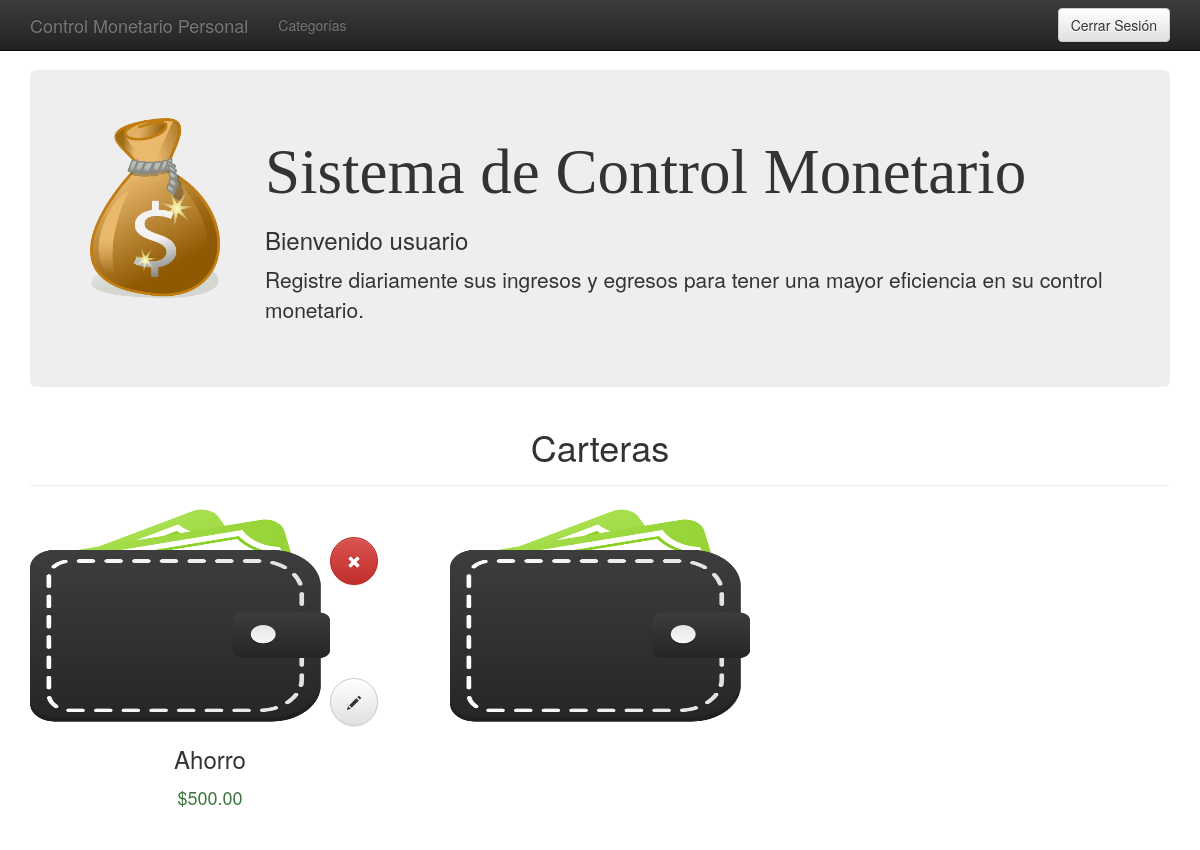
Before: /principal.php (signed in) with the older database file.
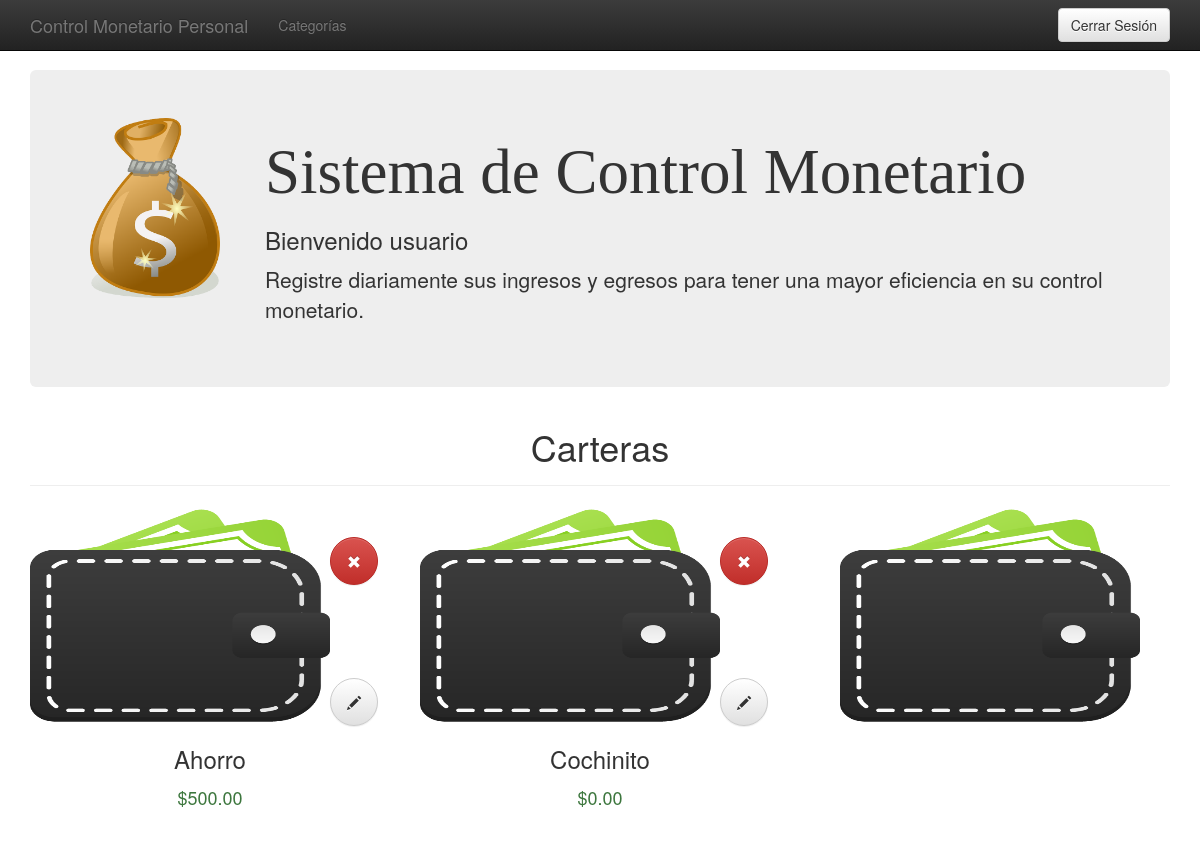
After: the same page with the newer database file.
### tables this page shows
CREATE TABLE IF NOT EXISTS `tblcartera` (
`id` int(11) NOT NULL,
  `nombre` varchar(255) NOT NULL,
  `activo` int(11) NOT NULL DEFAULT '1',
  `idUsuario` int(11) NOT NULL
);

### Principal.php (the view, shortened to what this page needs)
<html lang="en"><head><meta http-equiv="Content-Type" content="text/html; charset=UTF-8">
    <link rel="stylesheet" href="css/bootstrap.css" />
    <link rel="stylesheet" href="css/dataTables.tableTools.min.css" />
    <link rel="stylesheet" href="css/dataTables.bootstrap.css" />
    <link rel="stylesheet" href="css/alertify.css" />
    <link rel="stylesheet" href="css/alertify.bootstrap.css" />
    <link href="css/bootstrap.min.css" rel="stylesheet">
    <link href="css/bootstrap-theme.min.css" rel="stylesheet">
    <link href="theme.css" rel="stylesheet">
        </head>
  <body role="document">
    <div class="navbar navbar-inverse navbar-fixed-top" role="navigation">
      <div class="container">
        <div class="navbar-header">
          <a class="navbar-brand" href="#">Control Monetario Personal</a>
        </div>
          <div class="navbar-collapse collapse">
              <ul class="nav navbar-nav">
                  <li><a href="#" data-toggle='modal' data-target='#myModalCategorias'>Categorías</a></li>
              </ul>
              <form class="navbar-form navbar-right" action="logout.php">
                  <button type="submit" class="btn btn-default">Cerrar Sesi&oacute;n</button>
              </form>
          </div>
      </div>
    </div>
    <div class="container theme-showcase" role="main">
        <div class="jumbotron">
            <div class="row">
                <div class="col-lg-2">
                    <img alt="" src="images/monedas.png" width="130" height="180">
                </div>
                <div class="col-lg-10">
                    <h1 style="font-family: fantasy">Sistema de Control Monetario</h1>
                    <h3>Bienvenido <?php echo $_SESSION['username'] ?> </h3>
                    <p>Registre diariamente sus ingresos y egresos para tener una mayor eficiencia en su control monetario.</p>
                </div>
            </div>
        </div>
        <div class="page-header">
            <table style="text-align:center;">
                <tr>
                    <h1 class="text-center">Carteras</h1>
                </tr>
            </table>
        </div>
        <div>
            <?php
                    $sql = "SELECT c.id as Id, c.nombre as Nombre, c.total as Total FROM vistadetallecartera c
                            WHERE c.idUsuario = ".$_SESSION['idusuario']." AND
                            c.activo = 1;";
                    $query = mysql_query($sql);
                    echo ' <div class="row">';
                    while($row = mysql_fetch_array($query))
                    {
                        echo '<div class="col-lg-4 text-center">
                    <div class="form-group">
                        <table>
                            <tr>
                                <td style="display: none;">'.$row['Id'].'</td>
                                <td rowspan="2" width="66%"><a href="cartera.php?id='.$row['Id'].'"><img src="images/cartera.png" width="300" height="220"  /></a></td>
                                <td><button type="button" class="btn btn-danger botonesRedondos eliminarCartera">
                                <span style="display: none;">'.$row['Id'].'</span>
                                <span class="glyphicon glyphicon-remove"></span></button></td>
                            </tr>
                            <tr>
                                <td style="vertical-align: bottom;"><button type="Button" class="btnEditarCartera btn btn-default botonesRedondos"  ><span class="glyphicon glyphicon-pencil"></span></button></td>
                            </tr>
                        </table>
                    </div>
                    <div class="form-group text-center">
                        <h3>'.$row['Nombre'].'</h3>
                    </div>
                    <div class="form-group text-success">
                        <h4>$'.$row['Total'].'</h4>
                    </div>
                </div>';
                }
                echo "<div class=\"col-lg-4 text-center\">
                    <div class=\"form-group\">
                        <a href=\"#\" data-toggle='modal' data-target='#ModalNuevaCartera'><img src=\"images/cartera.png\" width=\"300\" height=\"220\"  /></a>
                    </div>
                </div>";
                echo '</div>';
                 ?>
        </div>
      </div>
</body>
</html>

### theme.css (style rules this page uses)
body { padding-top: 70px; padding-bottom: 30px; }

### Principal.php (style rules this page uses)
.botonesRedondos { height: 48px; width: 48px; border-radius: 24px; }

Changed rows visible on the page:
added tblcartera: nombre "Cochinito", Total "0.00"
